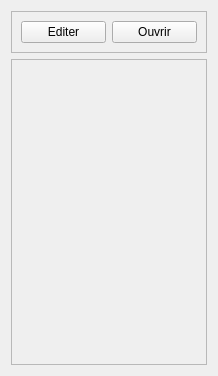
<?xml version="1.0" encoding="UTF-8"?>
<ui version="4.0">
 <class>Form</class>
 <widget class="QWidget" name="Form">
  <property name="geometry">
   <rect>
    <x>0</x>
    <y>0</y>
    <width>218</width>
    <height>376</height>
   </rect>
  </property>
  <property name="windowTitle">
   <string>Form</string>
  </property>
  <layout class="QVBoxLayout" name="verticalLayout" stretch="1,10">
   <item>
    <widget class="QFrame" name="frame_3">
     <property name="frameShape">
      <enum>QFrame::StyledPanel</enum>
     </property>
     <property name="frameShadow">
      <enum>QFrame::Raised</enum>
     </property>
     <layout class="QGridLayout" name="gridLayout">
      <item row="0" column="0">
       <widget class="QPushButton" name="pushButton_edit">
        <property name="text">
         <string>Editer</string>
        </property>
       </widget>
      </item>
      <item row="0" column="1">
       <widget class="QPushButton" name="pushButton_open">
        <property name="text">
         <string>Ouvrir</string>
        </property>
       </widget>
      </item>
     </layout>
    </widget>
   </item>
   <item>
    <widget class="QFrame" name="frame_ph">
     <property name="frameShape">
      <enum>QFrame::StyledPanel</enum>
     </property>
     <property name="frameShadow">
      <enum>QFrame::Raised</enum>
     </property>
     <layout class="QVBoxLayout" name="verticalLayout_2"/>
    </widget>
   </item>
  </layout>
 </widget>
 <resources/>
 <connections/>
</ui>
